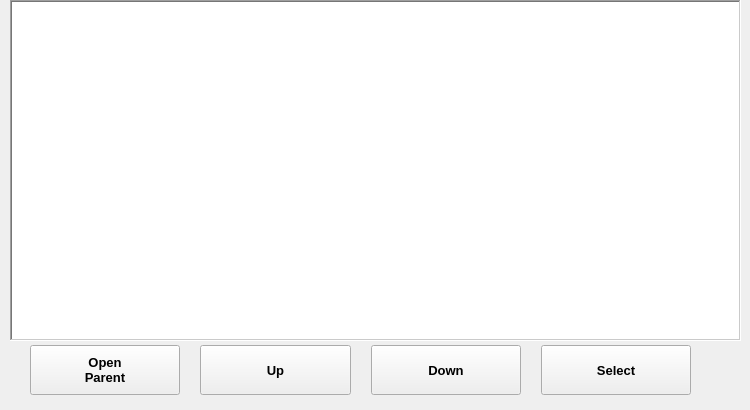
        <widget class="QWidget" name="tab2">
         <attribute name="title">
          <string>File</string>
         </attribute>
         <widget class="FileSystemTable" name="filesystemtable">
          <property name="geometry">
           <rect>
            <x>10</x>
            <y>0</y>
            <width>731</width>
            <height>341</height>
           </rect>
          </property>
          <property name="minimumSize">
           <size>
            <width>0</width>
            <height>0</height>
           </size>
          </property>
          <property name="font">
           <font>
            <pointsize>10</pointsize>
            <weight>50</weight>
            <bold>false</bold>
           </font>
          </property>
          <property name="frameShape">
           <enum>QFrame::WinPanel</enum>
          </property>
          <property name="hiddenColumns" stdset="0">
           <string>2</string>
          </property>
          <attribute name="verticalHeaderDefaultSectionSize">
           <number>50</number>
          </attribute>
         </widget>
         <widget class="QWidget" name="horizontalLayoutWidget">
          <property name="geometry">
           <rect>
            <x>30</x>
            <y>340</y>
            <width>661</width>
            <height>61</height>
           </rect>
          </property>
          <layout class="QHBoxLayout" name="horizontalLayout">
           <property name="spacing">
            <number>20</number>
           </property>
           <item>
            <widget class="QPushButton" name="navParent">
             <property name="minimumSize">
              <size>
               <width>0</width>
               <height>50</height>
              </size>
             </property>
             <property name="font">
              <font>
               <pointsize>10</pointsize>
               <weight>75</weight>
               <bold>true</bold>
              </font>
             </property>
             <property name="text">
              <string>Open
Parent</string>
             </property>
            </widget>
           </item>
           <item>
            <widget class="QPushButton" name="navUp">
             <property name="minimumSize">
              <size>
               <width>0</width>
               <height>50</height>
              </size>
             </property>
             <property name="font">
              <font>
               <pointsize>10</pointsize>
               <weight>75</weight>
               <bold>true</bold>
              </font>
             </property>
             <property name="text">
              <string>Up</string>
             </property>
            </widget>
           </item>
           <item>
            <widget class="QPushButton" name="navDown">
             <property name="minimumSize">
              <size>
               <width>0</width>
               <height>50</height>
              </size>
             </property>
             <property name="font">
              <font>
               <pointsize>10</pointsize>
               <weight>75</weight>
               <bold>true</bold>
              </font>
             </property>
             <property name="text">
              <string>Down</string>
             </property>
            </widget>
           </item>
           <item>
            <widget class="QPushButton" name="navSelect">
             <property name="minimumSize">
              <size>
               <width>0</width>
               <height>50</height>
              </size>
             </property>
             <property name="font">
              <font>
               <pointsize>10</pointsize>
               <weight>75</weight>
               <bold>true</bold>
              </font>
             </property>
             <property name="text">
              <string>Select</string>
             </property>
            </widget>
           </item>
          </layout>
         </widget>
        </widget>
